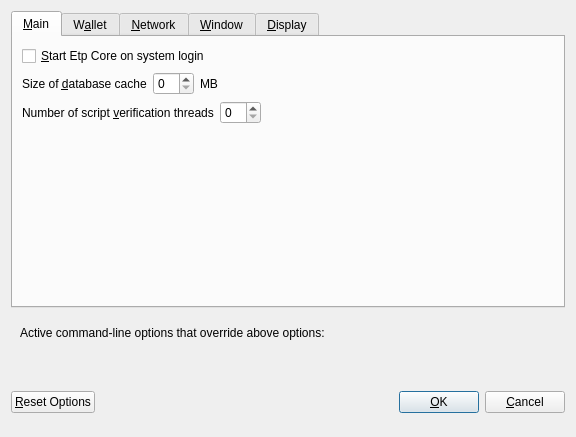
<?xml version="1.0" encoding="UTF-8"?>
<ui version="4.0">
 <class>OptionsDialog</class>
 <widget class="QDialog" name="OptionsDialog">
  <property name="geometry">
   <rect>
    <x>0</x>
    <y>0</y>
    <width>576</width>
    <height>402</height>
   </rect>
  </property>
  <property name="windowTitle">
   <string>Options</string>
  </property>
  <property name="modal">
   <bool>true</bool>
  </property>
  <layout class="QVBoxLayout" name="verticalLayout">
   <item>
    <widget class="QTabWidget" name="tabWidget">
     <property name="currentIndex">
      <number>0</number>
     </property>
     <widget class="QWidget" name="tabMain">
      <attribute name="title">
       <string>&amp;Main</string>
      </attribute>
      <layout class="QVBoxLayout" name="verticalLayout_Main">
       <item>
        <widget class="QCheckBox" name="bitcoinAtStartup">
         <property name="toolTip">
          <string>Automatically start Etp Core after logging in to the system.</string>
         </property>
         <property name="text">
          <string>&amp;Start Etp Core on system login</string>
         </property>
        </widget>
       </item>
       <item>
        <layout class="QHBoxLayout" name="horizontalLayout_2_Main">
         <item>
          <widget class="QLabel" name="databaseCacheLabel">
           <property name="text">
            <string>Size of &amp;database cache</string>
           </property>
           <property name="textFormat">
            <enum>Qt::PlainText</enum>
           </property>
           <property name="buddy">
            <cstring>databaseCache</cstring>
           </property>
          </widget>
         </item>
         <item>
          <widget class="QSpinBox" name="databaseCache"/>
         </item>
         <item>
          <widget class="QLabel" name="databaseCacheUnitLabel">
           <property name="text">
            <string>MB</string>
           </property>
           <property name="textFormat">
            <enum>Qt::PlainText</enum>
           </property>
          </widget>
         </item>
         <item>
          <spacer name="horizontalSpacer_2_Main">
           <property name="orientation">
            <enum>Qt::Horizontal</enum>
           </property>
           <property name="sizeHint" stdset="0">
            <size>
             <width>40</width>
             <height>20</height>
            </size>
           </property>
          </spacer>
         </item>
        </layout>
       </item>
       <item>
        <layout class="QHBoxLayout" name="horizontalLayout_3_Main">
         <item>
          <widget class="QLabel" name="threadsScriptVerifLabel">
           <property name="text">
            <string>Number of script &amp;verification threads</string>
           </property>
           <property name="textFormat">
            <enum>Qt::PlainText</enum>
           </property>
           <property name="buddy">
            <cstring>threadsScriptVerif</cstring>
           </property>
          </widget>
         </item>
         <item>
          <widget class="QSpinBox" name="threadsScriptVerif">
           <property name="toolTip">
            <string>(0 = auto, &lt;0 = leave that many cores free)</string>
           </property>
          </widget>
         </item>
         <item>
          <spacer name="horizontalSpacer_3_Main">
           <property name="orientation">
            <enum>Qt::Horizontal</enum>
           </property>
           <property name="sizeHint" stdset="0">
            <size>
             <width>40</width>
             <height>20</height>
            </size>
           </property>
          </spacer>
         </item>
        </layout>
       </item>
       <item>
        <spacer name="verticalSpacer_Main">
         <property name="orientation">
          <enum>Qt::Vertical</enum>
         </property>
         <property name="sizeHint" stdset="0">
          <size>
           <width>20</width>
           <height>40</height>
          </size>
         </property>
        </spacer>
       </item>
      </layout>
     </widget>
     <widget class="QWidget" name="tabWallet">
      <attribute name="title">
       <string>W&amp;allet</string>
      </attribute>
      <layout class="QVBoxLayout" name="verticalLayout_Wallet">
       <item>
        <widget class="QGroupBox" name="groupBox">
         <property name="title">
          <string>Expert</string>
         </property>
         <layout class="QVBoxLayout" name="verticalLayout_2">
          <item>
           <widget class="QCheckBox" name="coinControlFeatures">
            <property name="toolTip">
             <string>Whether to show coin control features or not.</string>
            </property>
            <property name="text">
             <string>Enable coin &amp;control features</string>
            </property>
           </widget>
          </item>
          <item>
           <widget class="QCheckBox" name="showMasternodesTab">
            <property name="toolTip">
             <string>Show additional tab listing all your masternodes in first sub-tab&lt;br/&gt;and all masternodes on the network in second sub-tab.</string>
            </property>
            <property name="text">
             <string>Show Masternodes Tab</string>
            </property>
           </widget>
          </item>
          <item>
           <widget class="QCheckBox" name="showAdvancedPSUI">
            <property name="toolTip">
             <string>Show additional information and buttons for PrivateSend on overview screen.</string>
            </property>
            <property name="text">
             <string>Enable advanced PrivateSend interface</string>
            </property>
           </widget>
          </item>
          <item>
           <widget class="QCheckBox" name="lowKeysWarning">
            <property name="toolTip">
             <string>Show warning dialog when PrivateSend detects that wallet has very low number of keys left.</string>
            </property>
            <property name="text">
             <string>Warn if PrivateSend is running out of keys</string>
            </property>
           </widget>
          </item>
          <item>
           <widget class="QCheckBox" name="privateSendMultiSession">
            <property name="toolTip">
             <string>Whether to use experimental PrivateSend mode with multiple mixing sessions per block.&lt;br/&gt;Note: You must use this feature carefully.&lt;br/&gt;Make sure you always have recent wallet (auto)backup in a safe place!</string>
            </property>
            <property name="text">
             <string>Enable PrivateSend &amp;multi-session</string>
            </property>
           </widget>
          </item>
          <item>
           <widget class="QCheckBox" name="spendZeroConfChange">
            <property name="toolTip">
             <string>If you disable the spending of unconfirmed change, the change from a transaction&lt;br/&gt;cannot be used until that transaction has at least one confirmation.&lt;br/&gt;This also affects how your balance is computed.</string>
            </property>
            <property name="text">
             <string>&amp;Spend unconfirmed change</string>
            </property>
           </widget>
          </item>
         </layout>
        </widget>
       </item>
       <item>
        <layout class="QHBoxLayout" name="horizontalLayout_4_Wallet">
         <item>
          <widget class="QLabel" name="label">
           <property name="toolTip">
            <string>This setting determines the amount of individual masternodes that an input will be anonymized through.&lt;br/&gt;More rounds of anonymization gives a higher degree of privacy, but also costs more in fees.</string>
           </property>
           <property name="text">
            <string>PrivateSend rounds to use</string>
           </property>
          </widget>
         </item>
         <item>
          <widget class="QSpinBox" name="privateSendRounds">
           <property name="minimum">
            <number>2</number>
           </property>
           <property name="maximum">
            <number>8</number>
           </property>
           <property name="value">
            <number>4</number>
           </property>
          </widget>
         </item>
        </layout>
       </item>
       <item>
        <layout class="QHBoxLayout" name="horizontalLayout">
         <item>
          <widget class="QLabel" name="label_2">
           <property name="toolTip">
            <string>This amount acts as a threshold to turn off PrivateSend once it's reached.</string>
           </property>
           <property name="statusTip">
            <string notr="true"/>
           </property>
           <property name="whatsThis">
            <string notr="true"/>
           </property>
           <property name="accessibleName">
            <string notr="true"/>
           </property>
           <property name="accessibleDescription">
            <string notr="true"/>
           </property>
           <property name="text">
            <string>Amount of Etp to keep anonymized</string>
           </property>
          </widget>
         </item>
         <item>
          <widget class="QSpinBox" name="privateSendAmount">
           <property name="minimum">
            <number>2</number>
           </property>
           <property name="maximum">
            <number>2000</number>
           </property>
           <property name="singleStep">
            <number>10</number>
           </property>
           <property name="value">
            <number>1000</number>
           </property>
          </widget>
         </item>
        </layout>
       </item>
       <item>
        <spacer name="verticalSpacer_Wallet">
         <property name="orientation">
          <enum>Qt::Vertical</enum>
         </property>
         <property name="sizeHint" stdset="0">
          <size>
           <width>20</width>
           <height>40</height>
          </size>
         </property>
        </spacer>
       </item>
      </layout>
     </widget>
     <widget class="QWidget" name="tabNetwork">
      <attribute name="title">
       <string>&amp;Network</string>
      </attribute>
      <layout class="QVBoxLayout" name="verticalLayout_Network">
       <item>
        <widget class="QCheckBox" name="mapPortUpnp">
         <property name="toolTip">
          <string>Automatically open the Etp Core client port on the router. This only works when your router supports UPnP and it is enabled.</string>
         </property>
         <property name="text">
          <string>Map port using &amp;UPnP</string>
         </property>
        </widget>
       </item>
       <item>
        <widget class="QCheckBox" name="allowIncoming">
         <property name="toolTip">
          <string>Accept connections from outside</string>
         </property>
         <property name="text">
          <string>Allow incoming connections</string>
         </property>
        </widget>
       </item>
       <item>
        <widget class="QCheckBox" name="connectSocks">
         <property name="toolTip">
          <string>Connect to the Etp network through a SOCKS5 proxy.</string>
         </property>
         <property name="text">
          <string>&amp;Connect through SOCKS5 proxy (default proxy):</string>
         </property>
        </widget>
       </item>
       <item>
        <layout class="QHBoxLayout" name="horizontalLayout_1_Network">
         <item>
          <widget class="QLabel" name="proxyIpLabel">
           <property name="text">
            <string>Proxy &amp;IP:</string>
           </property>
           <property name="textFormat">
            <enum>Qt::PlainText</enum>
           </property>
           <property name="buddy">
            <cstring>proxyIp</cstring>
           </property>
          </widget>
         </item>
         <item>
          <widget class="QValidatedLineEdit" name="proxyIp">
           <property name="minimumSize">
            <size>
             <width>140</width>
             <height>0</height>
            </size>
           </property>
           <property name="maximumSize">
            <size>
             <width>140</width>
             <height>16777215</height>
            </size>
           </property>
           <property name="toolTip">
            <string>IP address of the proxy (e.g. IPv4: 127.0.0.1 / IPv6: ::1)</string>
           </property>
          </widget>
         </item>
         <item>
          <widget class="QLabel" name="proxyPortLabel">
           <property name="text">
            <string>&amp;Port:</string>
           </property>
           <property name="textFormat">
            <enum>Qt::PlainText</enum>
           </property>
           <property name="buddy">
            <cstring>proxyPort</cstring>
           </property>
          </widget>
         </item>
         <item>
          <widget class="QLineEdit" name="proxyPort">
           <property name="minimumSize">
            <size>
             <width>55</width>
             <height>0</height>
            </size>
           </property>
           <property name="maximumSize">
            <size>
             <width>55</width>
             <height>16777215</height>
            </size>
           </property>
           <property name="toolTip">
            <string>Port of the proxy (e.g. 9050)</string>
           </property>
          </widget>
         </item>
         <item>
          <spacer name="horizontalSpacer_1_Network">
           <property name="orientation">
            <enum>Qt::Horizontal</enum>
           </property>
           <property name="sizeHint" stdset="0">
            <size>
             <width>40</width>
             <height>20</height>
            </size>
           </property>
          </spacer>
         </item>
        </layout>
       </item>
       <item>
        <layout class="QHBoxLayout" name="horizontalLayout_2_Network">
         <item>
          <widget class="QLabel" name="proxyActiveNets">
           <property name="text">
            <string>Used for reaching peers via:</string>
           </property>
           <property name="textFormat">
            <enum>Qt::PlainText</enum>
           </property>
          </widget>
         </item>
         <item>
          <widget class="QCheckBox" name="proxyReachIPv4">
           <property name="enabled">
            <bool>false</bool>
           </property>
           <property name="toolTip">
            <string>Shows, if the supplied default SOCKS5 proxy is used to reach peers via this network type.</string>
           </property>
           <property name="text">
            <string/>
           </property>
          </widget>
         </item>
         <item>
          <widget class="QLabel" name="proxyReachIPv4Label">
           <property name="text">
            <string>IPv4</string>
           </property>
           <property name="textFormat">
            <enum>Qt::PlainText</enum>
           </property>
          </widget>
         </item>
         <item>
          <widget class="QCheckBox" name="proxyReachIPv6">
           <property name="enabled">
            <bool>false</bool>
           </property>
           <property name="toolTip">
            <string>Shows, if the supplied default SOCKS5 proxy is used to reach peers via this network type.</string>
           </property>
           <property name="text">
            <string/>
           </property>
          </widget>
         </item>
         <item>
          <widget class="QLabel" name="proxyReachIPv6Label">
           <property name="text">
            <string>IPv6</string>
           </property>
           <property name="textFormat">
            <enum>Qt::PlainText</enum>
           </property>
          </widget>
         </item>
         <item>
          <widget class="QCheckBox" name="proxyReachTor">
           <property name="enabled">
            <bool>false</bool>
           </property>
           <property name="toolTip">
            <string>Shows, if the supplied default SOCKS5 proxy is used to reach peers via this network type.</string>
           </property>
           <property name="text">
            <string/>
           </property>
          </widget>
         </item>
         <item>
          <widget class="QLabel" name="proxyReachTorLabel">
           <property name="text">
            <string>Tor</string>
           </property>
           <property name="textFormat">
            <enum>Qt::PlainText</enum>
           </property>
          </widget>
         </item>
         <item>
          <spacer name="horizontalSpacer_2_Network">
           <property name="orientation">
            <enum>Qt::Horizontal</enum>
           </property>
           <property name="sizeHint" stdset="0">
            <size>
             <width>40</width>
             <height>20</height>
            </size>
           </property>
          </spacer>
         </item>
        </layout>
       </item>
       <item>
        <widget class="QCheckBox" name="connectSocksTor">
         <property name="toolTip">
          <string>Connect to the Etp network through a separate SOCKS5 proxy for Tor hidden services.</string>
         </property>
         <property name="text">
          <string>Use separate SOCKS5 proxy to reach peers via Tor hidden services:</string>
         </property>
        </widget>
       </item>
       <item>
        <layout class="QHBoxLayout" name="horizontalLayout_3_Network">
         <item>
          <widget class="QLabel" name="proxyIpTorLabel">
           <property name="text">
            <string>Proxy &amp;IP:</string>
           </property>
           <property name="textFormat">
            <enum>Qt::PlainText</enum>
           </property>
           <property name="buddy">
            <cstring>proxyIpTor</cstring>
           </property>
          </widget>
         </item>
         <item>
          <widget class="QValidatedLineEdit" name="proxyIpTor">
           <property name="minimumSize">
            <size>
             <width>140</width>
             <height>0</height>
            </size>
           </property>
           <property name="maximumSize">
            <size>
             <width>140</width>
             <height>16777215</height>
            </size>
           </property>
           <property name="toolTip">
            <string>IP address of the proxy (e.g. IPv4: 127.0.0.1 / IPv6: ::1)</string>
           </property>
          </widget>
         </item>
         <item>
          <widget class="QLabel" name="proxyPortTorLabel">
           <property name="text">
            <string>&amp;Port:</string>
           </property>
           <property name="textFormat">
            <enum>Qt::PlainText</enum>
           </property>
           <property name="buddy">
            <cstring>proxyPortTor</cstring>
           </property>
          </widget>
         </item>
         <item>
          <widget class="QLineEdit" name="proxyPortTor">
           <property name="minimumSize">
            <size>
             <width>55</width>
             <height>0</height>
            </size>
           </property>
           <property name="maximumSize">
            <size>
             <width>55</width>
             <height>16777215</height>
            </size>
           </property>
           <property name="toolTip">
            <string>Port of the proxy (e.g. 9050)</string>
           </property>
          </widget>
         </item>
         <item>
          <spacer name="horizontalSpacer_4_Network">
           <property name="orientation">
            <enum>Qt::Horizontal</enum>
           </property>
           <property name="sizeHint" stdset="0">
            <size>
             <width>40</width>
             <height>20</height>
            </size>
           </property>
          </spacer>
         </item>
        </layout>
       </item>
       <item>
        <spacer name="verticalSpacer_Network">
         <property name="orientation">
          <enum>Qt::Vertical</enum>
         </property>
         <property name="sizeHint" stdset="0">
          <size>
           <width>20</width>
           <height>40</height>
          </size>
         </property>
        </spacer>
       </item>
      </layout>
     </widget>
     <widget class="QWidget" name="tabWindow">
      <attribute name="title">
       <string>&amp;Window</string>
      </attribute>
      <layout class="QVBoxLayout" name="verticalLayout_Window">
       <item>
        <widget class="QCheckBox" name="minimizeToTray">
         <property name="toolTip">
          <string>Show only a tray icon after minimizing the window.</string>
         </property>
         <property name="text">
          <string>&amp;Minimize to the tray instead of the taskbar</string>
         </property>
        </widget>
       </item>
       <item>
        <widget class="QCheckBox" name="minimizeOnClose">
         <property name="toolTip">
          <string>Minimize instead of exit the application when the window is closed. When this option is enabled, the application will be closed only after selecting Exit in the menu.</string>
         </property>
         <property name="text">
          <string>M&amp;inimize on close</string>
         </property>
        </widget>
       </item>
       <item>
        <spacer name="verticalSpacer_Window">
         <property name="orientation">
          <enum>Qt::Vertical</enum>
         </property>
         <property name="sizeHint" stdset="0">
          <size>
           <width>20</width>
           <height>40</height>
          </size>
         </property>
        </spacer>
       </item>
      </layout>
     </widget>
     <widget class="QWidget" name="tabDisplay">
      <attribute name="title">
       <string>&amp;Display</string>
      </attribute>
      <layout class="QVBoxLayout" name="verticalLayout_Display">
       <item>
        <layout class="QHBoxLayout" name="horizontalLayout_1_Display">
         <item>
          <widget class="QLabel" name="langLabel">
           <property name="text">
            <string>User Interface &amp;language:</string>
           </property>
           <property name="textFormat">
            <enum>Qt::PlainText</enum>
           </property>
           <property name="buddy">
            <cstring>lang</cstring>
           </property>
          </widget>
         </item>
         <item>
          <widget class="QValueComboBox" name="lang">
           <property name="toolTip">
            <string>The user interface language can be set here. This setting will take effect after restarting Etp Core.</string>
           </property>
          </widget>
         </item>
        </layout>
       </item>
       <item>
        <widget class="QLabel" name="label_3">
         <property name="toolTip">
          <string notr="true"/>
         </property>
         <property name="statusTip">
          <string notr="true"/>
         </property>
         <property name="whatsThis">
          <string notr="true"/>
         </property>
         <property name="accessibleName">
          <string notr="true"/>
         </property>
         <property name="text">
          <string>Language missing or translation incomplete? Help contributing translations here:
https://www.transifex.com/projects/p/etp/</string>
         </property>
         <property name="wordWrap">
          <bool>true</bool>
         </property>
         <property name="openExternalLinks">
          <bool>true</bool>
         </property>
         <property name="textInteractionFlags">
          <set>Qt::TextBrowserInteraction</set>
         </property>
        </widget>
       </item>
       <item>
        <layout class="QHBoxLayout" name="horizontalLayout_4_Display" stretch="0,0">
         <item>
          <widget class="QLabel" name="themeLabel">
           <property name="text">
            <string>User Interface Theme:</string>
           </property>
          </widget>
         </item>
         <item>
          <widget class="QValueComboBox" name="theme"/>
         </item>
        </layout>
       </item>
       <item>
        <widget class="Line" name="line">
         <property name="orientation">
          <enum>Qt::Horizontal</enum>
         </property>
        </widget>
       </item>
       <item>
        <layout class="QHBoxLayout" name="horizontalLayout_2_Display">
         <item>
          <widget class="QLabel" name="unitLabel">
           <property name="text">
            <string>&amp;Unit to show amounts in:</string>
           </property>
           <property name="textFormat">
            <enum>Qt::PlainText</enum>
           </property>
           <property name="buddy">
            <cstring>unit</cstring>
           </property>
          </widget>
         </item>
         <item>
          <widget class="QValueComboBox" name="unit">
           <property name="toolTip">
            <string>Choose the default subdivision unit to show in the interface and when sending coins.</string>
           </property>
          </widget>
         </item>
        </layout>
       </item>
       <item>
        <layout class="QHBoxLayout" name="horizontalLayout_5_Display">
         <item>
          <widget class="QLabel" name="digitsLabel">
           <property name="text">
            <string>Decimal digits</string>
           </property>
          </widget>
         </item>
         <item>
          <widget class="QValueComboBox" name="digits"/>
         </item>
        </layout>
       </item>
       <item>
        <layout class="QHBoxLayout" name="horizontalLayout_3_Display">
         <item>
          <widget class="QLabel" name="thirdPartyTxUrlsLabel">
           <property name="toolTip">
            <string>Third party URLs (e.g. a block explorer) that appear in the transactions tab as context menu items.&lt;br/&gt;%s in the URL is replaced by transaction hash. Multiple URLs are separated by vertical bar |.</string>
           </property>
           <property name="text">
            <string>Third party transaction URLs</string>
           </property>
           <property name="buddy">
            <cstring>thirdPartyTxUrls</cstring>
           </property>
          </widget>
         </item>
         <item>
          <widget class="QLineEdit" name="thirdPartyTxUrls">
           <property name="toolTip">
            <string>Third party URLs (e.g. a block explorer) that appear in the transactions tab as context menu items.&lt;br/&gt;%s in the URL is replaced by transaction hash. Multiple URLs are separated by vertical bar |.</string>
           </property>
          </widget>
         </item>
        </layout>
       </item>
       <item>
        <spacer name="verticalSpacer">
         <property name="orientation">
          <enum>Qt::Vertical</enum>
         </property>
         <property name="sizeHint" stdset="0">
          <size>
           <width>20</width>
           <height>40</height>
          </size>
         </property>
        </spacer>
       </item>
      </layout>
     </widget>
    </widget>
   </item>
   <item>
    <widget class="QFrame" name="frame">
     <layout class="QVBoxLayout" name="verticalLayout_Bottom">
      <item>
       <layout class="QHBoxLayout" name="horizontalLayout_Bottom">
        <item>
         <widget class="QLabel" name="overriddenByCommandLineInfoLabel">
          <property name="text">
           <string>Active command-line options that override above options:</string>
          </property>
          <property name="textFormat">
           <enum>Qt::PlainText</enum>
          </property>
         </widget>
        </item>
        <item>
         <spacer name="horizontalSpacer_Bottom">
          <property name="orientation">
           <enum>Qt::Horizontal</enum>
          </property>
          <property name="sizeHint" stdset="0">
           <size>
            <width>40</width>
            <height>20</height>
           </size>
          </property>
         </spacer>
        </item>
       </layout>
      </item>
      <item>
       <widget class="QLabel" name="overriddenByCommandLineLabel">
        <property name="text">
         <string/>
        </property>
        <property name="textFormat">
         <enum>Qt::PlainText</enum>
        </property>
        <property name="wordWrap">
         <bool>true</bool>
        </property>
       </widget>
      </item>
     </layout>
    </widget>
   </item>
   <item>
    <layout class="QHBoxLayout" name="horizontalLayout_Buttons">
     <item>
      <widget class="QPushButton" name="resetButton">
       <property name="toolTip">
        <string>Reset all client options to default.</string>
       </property>
       <property name="text">
        <string>&amp;Reset Options</string>
       </property>
       <property name="autoDefault">
        <bool>false</bool>
       </property>
      </widget>
     </item>
     <item>
      <spacer name="horizontalSpacer_1">
       <property name="orientation">
        <enum>Qt::Horizontal</enum>
       </property>
       <property name="sizeHint" stdset="0">
        <size>
         <width>40</width>
         <height>48</height>
        </size>
       </property>
      </spacer>
     </item>
     <item>
      <widget class="QLabel" name="statusLabel">
       <property name="minimumSize">
        <size>
         <width>200</width>
         <height>0</height>
        </size>
       </property>
       <property name="font">
        <font>
         <weight>75</weight>
         <bold>true</bold>
        </font>
       </property>
       <property name="text">
        <string/>
       </property>
       <property name="textFormat">
        <enum>Qt::PlainText</enum>
       </property>
       <property name="wordWrap">
        <bool>true</bool>
       </property>
      </widget>
     </item>
     <item>
      <spacer name="horizontalSpacer_2">
       <property name="orientation">
        <enum>Qt::Horizontal</enum>
       </property>
       <property name="sizeHint" stdset="0">
        <size>
         <width>40</width>
         <height>48</height>
        </size>
       </property>
      </spacer>
     </item>
     <item>
      <widget class="QPushButton" name="okButton">
       <property name="text">
        <string>&amp;OK</string>
       </property>
       <property name="autoDefault">
        <bool>false</bool>
       </property>
       <property name="default">
        <bool>true</bool>
       </property>
      </widget>
     </item>
     <item>
      <widget class="QPushButton" name="cancelButton">
       <property name="text">
        <string>&amp;Cancel</string>
       </property>
       <property name="autoDefault">
        <bool>false</bool>
       </property>
      </widget>
     </item>
    </layout>
   </item>
  </layout>
 </widget>
 <customwidgets>
  <customwidget>
   <class>QValidatedLineEdit</class>
   <extends>QLineEdit</extends>
   <header>qvalidatedlineedit.h</header>
  </customwidget>
  <customwidget>
   <class>QValueComboBox</class>
   <extends>QComboBox</extends>
   <header>qvaluecombobox.h</header>
  </customwidget>
 </customwidgets>
 <resources/>
 <connections/>
</ui>
